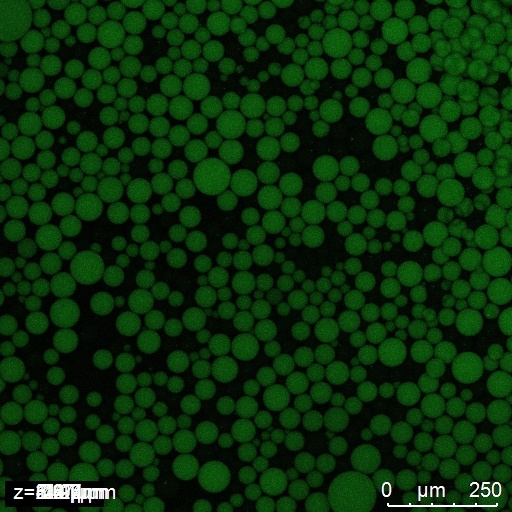
#> input picture data/2025-10-09_ddPCR_pipette_1Series127/merged_zstack_MIP.jpg, 512 x 512 px, found by its file name
$ python compare_methods.py
#> lines starting #> are read from the running program, lines starting #| are printed output that depends on the picture; after the words box and inside, x2 and y2 are one past the last pixel; in counts of white or black regions, pixels touching at a corner belong together
#!/usr/bin/env python3
"""
Compare Z-Stack Merging Methods
Creates a side-by-side comparison of all merging methods
"""

import cv2
import numpy as np
from pathlib import Path


def create_comparison_grid():
    """Create a 2x2 grid comparing all merging methods"""

    # Load all merged images
    methods = {
        'MIP (Maximum Intensity)': 'merged_zstack_MIP.jpg',
        'EDF (Focus Stacking)': 'merged_zstack_EDF.jpg',
        'Average Projection': 'merged_zstack_AVG.jpg',
        'Weighted Average': 'merged_zstack_WEIGHTED.jpg'
    }

    images = {}
    for name, filename in methods.items():
        img = cv2.imread(filename)
#> img is the input picture: shape (512, 512, 3); mean B, G, R 9.7, 47.2, 9.8
        if img is not None:
            images[name] = img
            print(f"✓ Loaded: {name}")
        else:
            print(f"✗ Failed to load: {filename}")

    if len(images) != 4:
        print("❌ Error: Not all methods were generated. Run merge_zstack.py first.")
        return

    # Get image dimensions
    h, w = list(images.values())[0].shape[:2]
#> h = 512; w = 512

    # Add text labels to each image
    labeled_images = {}
    for name, img in images.items():
        labeled = img.copy()

        # Add semi-transparent background for text
        overlay = labeled.copy()
        cv2.rectangle(overlay, (0, 0), (w, 50), (0, 0, 0), -1)
        labeled = cv2.addWeighted(labeled, 0.7, overlay, 0.3, 0)

        # Add text label
        font = cv2.FONT_HERSHEY_SIMPLEX
        font_scale = 0.8
        thickness = 2
        color = (255, 255, 255)

        # Center the text
        text_size = cv2.getTextSize(name, font, font_scale, thickness)[0]
        text_x = (w - text_size[0]) // 2
        text_y = 35

        cv2.putText(labeled, name, (text_x, text_y), font, font_scale, color, thickness)
        labeled_images[name] = labeled
#> this loop made 4 passes
#> (name, text_size, text_x) on passes 1 to 4: ('MIP (Maximum Intensity)', (313, 18), 99), ('EDF (Focus Stacking)', (275, 18), 118), ('Average Projection', (237, 18), 137), ('Weighted Average', (221, 18), 145)
#> pass 1, in create_comparison_grid, `labeled = cv2.addWeighted(labeled, 0.7, overlay, 0.3, 0)`:
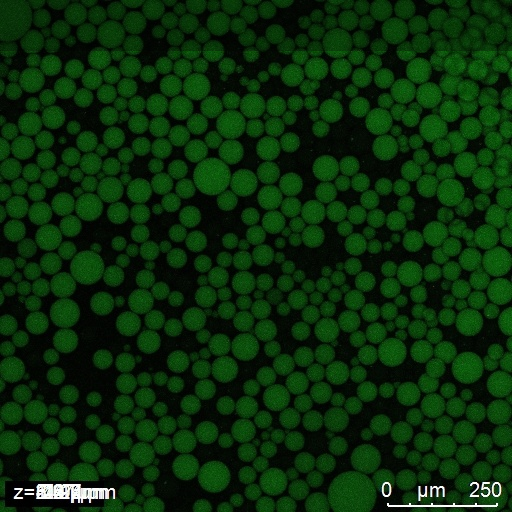
#> labeled: shape (512, 512, 3); mean B, G, R 9.4, 45.5, 9.5
#> after the loop:
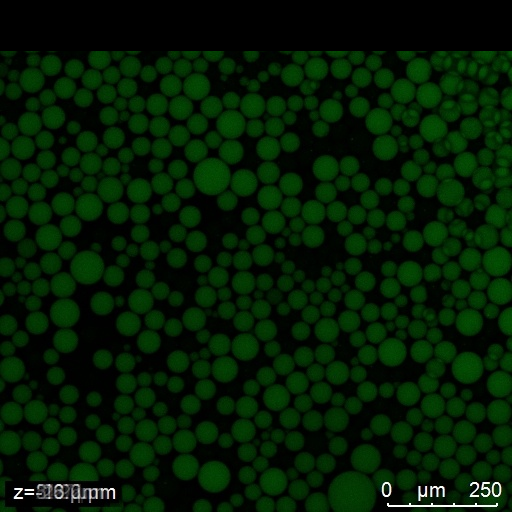
#> overlay: shape (512, 512, 3); mean B, G, R 3, 29, 3.1
#> after the loop, labeled_images = 4 items

    # Create 2x2 grid
    row1 = np.hstack([
        labeled_images['MIP (Maximum Intensity)'],
        labeled_images['EDF (Focus Stacking)']
    ])

    row2 = np.hstack([
        labeled_images['Average Projection'],
        labeled_images['Weighted Average']
    ])
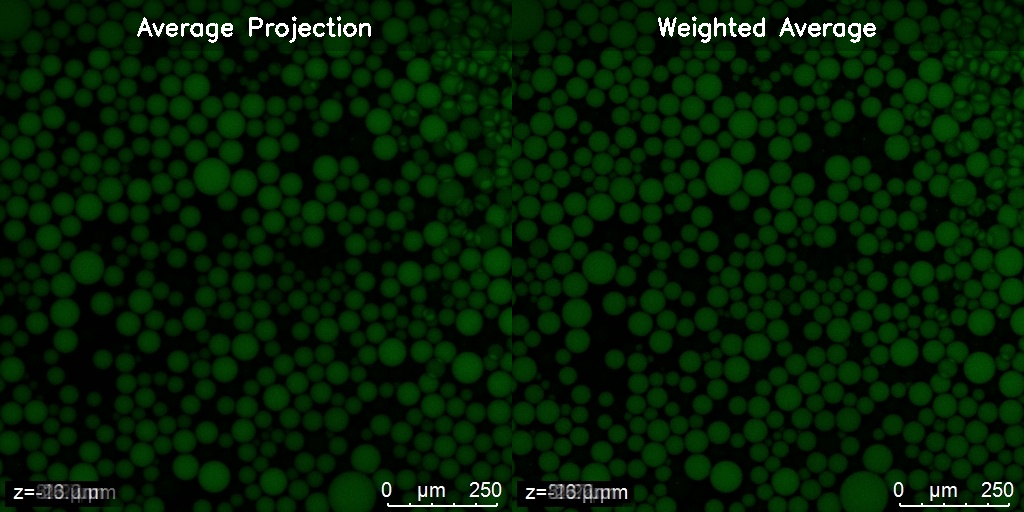
#> row2: shape (512, 1024, 3); mean of channels 0, 1, 2 4.6, 31.4, 4.7; drawn as B, G, R

    grid = np.vstack([row1, row2])

    # Add border
    border_color = (100, 100, 100)
    grid = cv2.copyMakeBorder(grid, 10, 10, 10, 10, cv2.BORDER_CONSTANT, value=border_color)
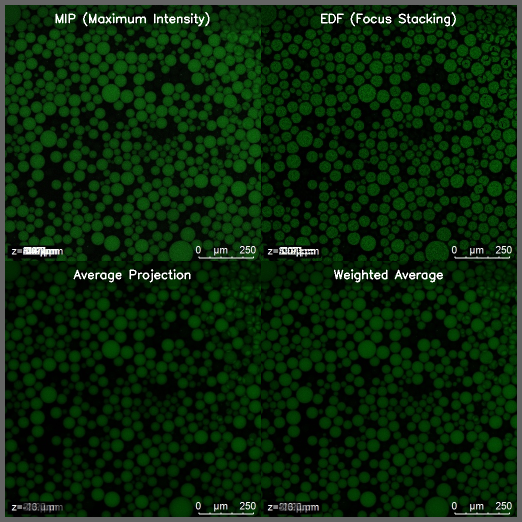
#> grid: shape (1044, 1044, 3) (shown at 1/2 size); mean of channels 0, 1, 2 10.4, 39.2, 10.5; drawn as B, G, R

    # Save comparison
    output_path = 'zstack_methods_comparison.jpg'
    cv2.imwrite(output_path, grid, [cv2.IMWRITE_JPEG_QUALITY, 95])
    print(f"\n✅ Comparison grid saved: {output_path}")
    print(f"   Grid size: {grid.shape[1]}x{grid.shape[0]}")
#|    Grid size: 1044x1044

    # Also create a larger version for detailed viewing
    scale = 1.5
    large_grid = cv2.resize(grid, None, fx=scale, fy=scale, interpolation=cv2.INTER_CUBIC)
    large_output = 'zstack_methods_comparison_large.jpg'
    cv2.imwrite(large_output, large_grid, [cv2.IMWRITE_JPEG_QUALITY, 95])
    print(f"   Large version saved: {large_output}")


def create_method_recommendation_image():
    """Create a recommendation guide image"""

    # Load MIP image (recommended for ddPCR)
    mip = cv2.imread('merged_zstack_MIP.jpg')
    if mip is None:
        print("❌ Could not load MIP image")
        return

    h, w = mip.shape[:2]
#> h = 512; w = 512

    # Create an annotated version
    annotated = mip.copy()

    # Add recommendation banner at the top
    overlay = annotated.copy()
    banner_height = 80
    cv2.rectangle(overlay, (0, 0), (w, banner_height), (0, 100, 0), -1)
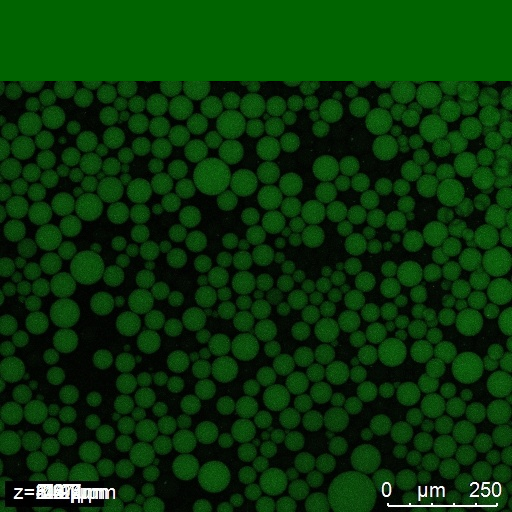
#> overlay: shape (512, 512, 3); 15.82% of pixels changed, all inside (x1, y1, x2, y2) = (0, 0, 512, 81)
    annotated = cv2.addWeighted(annotated, 0.6, overlay, 0.4, 0)
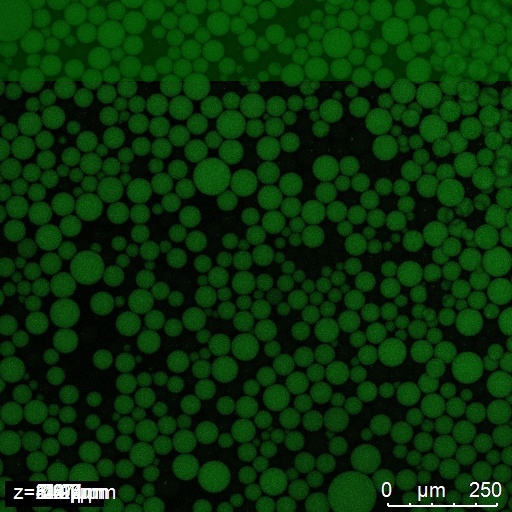
#> annotated: shape (512, 512, 3); mean B, G, R 9.1, 50.1, 9.2

    # Add recommendation text
    font = cv2.FONT_HERSHEY_SIMPLEX
#> font = 0

    text1 = "RECOMMENDED: Maximum Intensity Projection"
    text2 = "Best for ddPCR droplet counting & analysis"

    cv2.putText(annotated, text1, (20, 30), font, 0.7, (255, 255, 255), 2)
    cv2.putText(annotated, text2, (20, 60), font, 0.5, (200, 255, 200), 1)
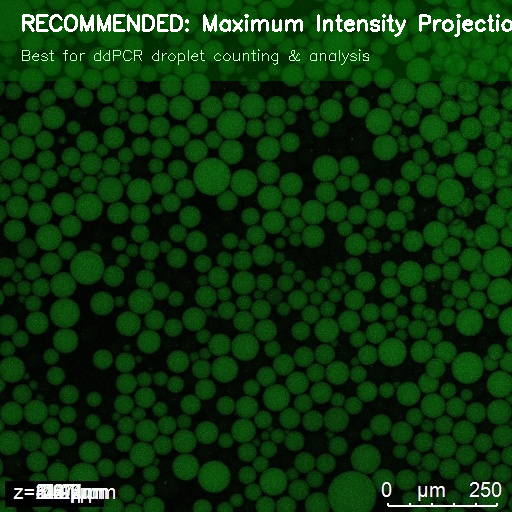
#> annotated: shape (512, 512, 3); mean B, G, R 13.1, 53.1, 13.2

    # Save annotated version
    output_path = 'recommended_merged_zstack.jpg'
    cv2.imwrite(output_path, annotated, [cv2.IMWRITE_JPEG_QUALITY, 95])
    print(f"✅ Recommended method saved: {output_path}")


if __name__ == '__main__':
    print("=" * 60)
    print("Z-Stack Methods Comparison")
    print("=" * 60)
    print()

    create_comparison_grid()
    print()
    create_method_recommendation_image()

    print()
    print("=" * 60)
    print("✅ Comparison images created!")
    print("=" * 60)
